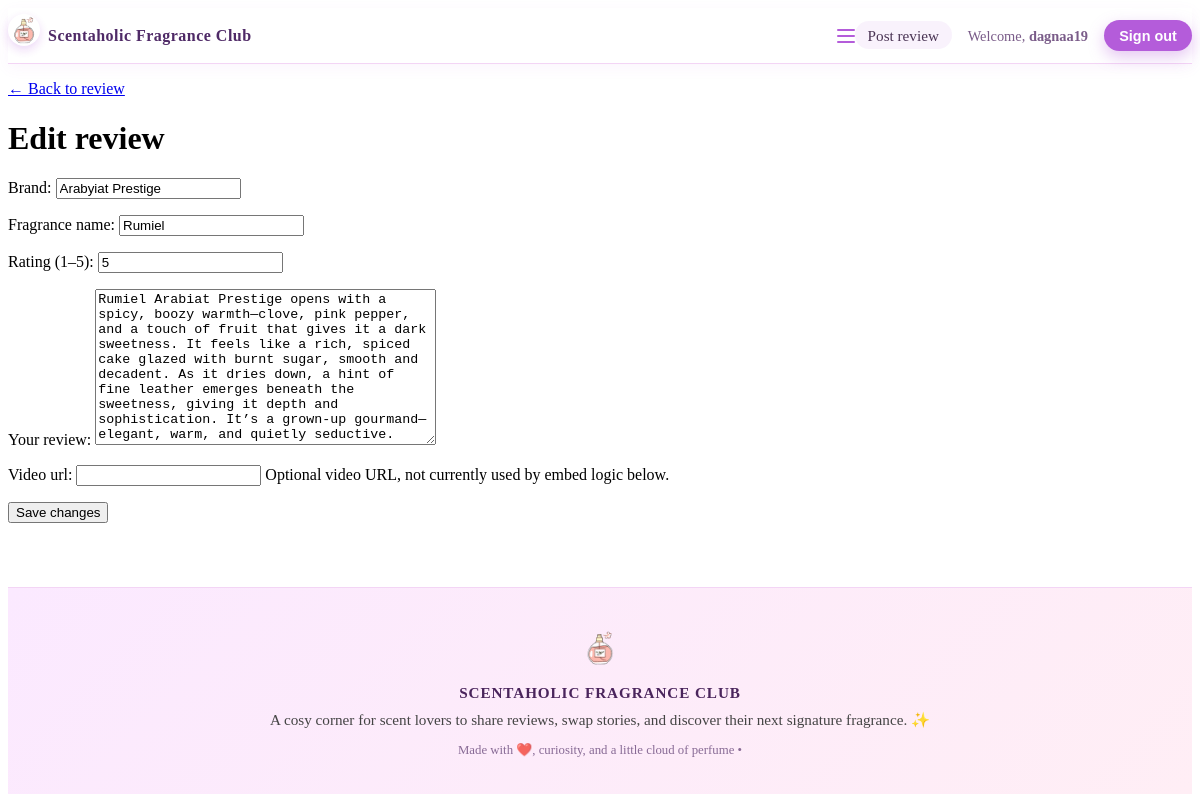
The page /reviews/3/edit/ (signed in) on the database as committed earlier.
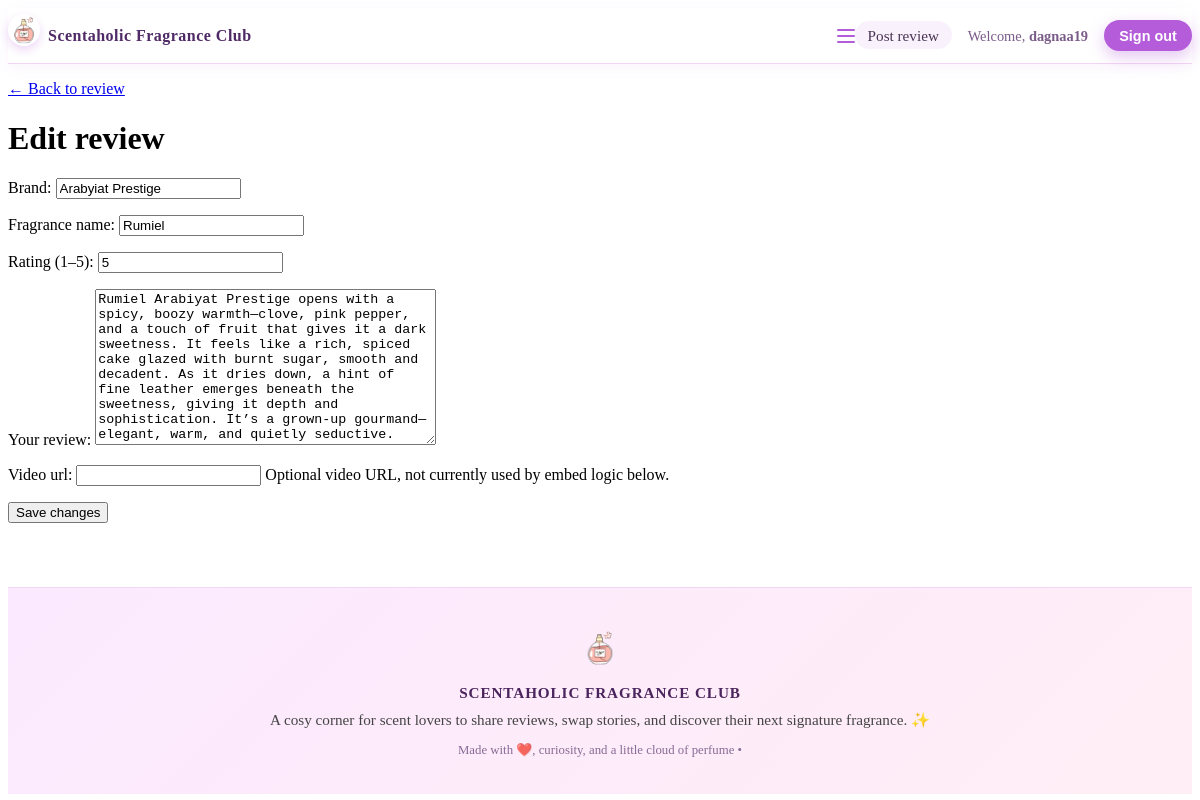
The same page on the database as committed later.
### reviews/models.py (models this page shows, shortened)
class Review(models.Model):
    author = models.ForeignKey(
        get_user_model(),
        on_delete=models.CASCADE,
        related_name="reviews",
        null=True,
        blank=True,
        help_text="User who wrote this review",
    )
    brand = models.CharField(max_length=80)
    fragrance_name = models.CharField(max_length=120)
    rating = models.PositiveSmallIntegerField()  # 1–5 later
    body = models.TextField()
    video_url = models.URLField(
        max_length=200,
        null=True,
        blank=True,
        help_text="Optional video URL, not currently used by embed logic below.",
    )
    created = models.DateTimeField(auto_now_add=True)
    class Meta:
        ordering = ["-created"]
    def get_absolute_url(self):
        return reverse("reviews:detail", args=[self.pk])

### reviews/views.py (the view)
# urls.py: path("<int:pk>/edit/", views.edit, name="edit"),  # ← button for editing the content you posted
@login_required
def edit(request, pk: int):
    review = get_object_or_404(Review, pk=pk)
    if review.author_id != request.user.id:
        return HttpResponseForbidden("You do not have permission to edit this review.")
    if request.method == "POST":
        form = ReviewForm(request.POST, instance=review)
        if form.is_valid():
            form.save()
            messages.success(request, "Your review was updated.")
            return redirect(review.get_absolute_url())
    else:
        form = ReviewForm(instance=review)
    return render(request, "reviews/edit.html", {"form": form, "review": review})

### reviews/forms.py (shortened to what this page needs)
class ReviewForm(forms.ModelForm):
    class Meta:
        model = Review
        fields = ["brand", "fragrance_name", "rating", "body", "video_url"]
        labels = {
            "brand": "Brand",
            "fragrance_name": "Fragrance name",
            "rating": "Rating (1–5)",
            "body": "Your review",
        }

### reviews/templates/reviews/edit.html (shortened to what this page needs)
{% extends "reviews/base.html" %}
{% block content %}
  <p><a href="{{ review.get_absolute_url }}">← Back to review</a></p>
  <h1>Edit review</h1>
  <form method="post" novalidate>
    {{ form.as_p }}
    <button type="submit">Save changes</button>
  </form>
{% endblock %}

Rows that differ between the two databases and show on the page:
changed Review "Arabyiat Prestige": body "Rumiel Arabiat Prestige opens with a…" → "Rumiel Arabiyat Prestige opens with a…"
